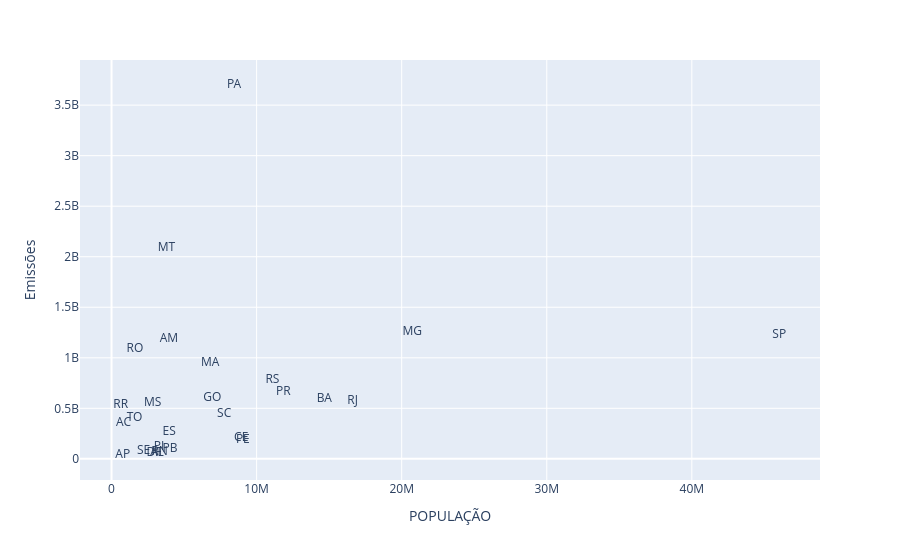

Notebook code for this chart:
### Code cell
px.scatter(data_frame = agrupado,x = 'POPULAÇÃO',y='Emissões', text='Estado',opacity = 0)

### Figure 1 — Plotly figure (JSON) as saved in the notebook; plotly's stock layout.template omitted (floating-point values rounded to 4 significant figures)
{"data": [{"hovertemplate": "POPULAÇÃO=%{x}<br>Emissões=%{y}<br>Estado=%{text}<extra></extra>", "legendgroup": "", "marker": {"color": "#636efa", "opacity": 0, "symbol": "circle"}, "mode": "markers+text", "name": "", "orientation": "v", "showlegend": false, "text": ["AC", "AL", "AM", "AP", "BA", "CE", "DF", "ES", "GO", "MA", "MG", "MS", "MT", "PA", "PB", "PE", "PI", "PR", "RJ", "RN", "RO", "RR", "RS", "SC", "SE", "SP", "TO"], "type": "scatter", "x": [829780, 3125254, 3952262, 774268, 14659023, 8936431, 2923369, 3975100, 6950976, 6800605, 20732660, 2833742, 3784239, 8442962, 4030961, 9051113, 3270174, 11835379, 16615526, 3303953, 1616379, 634805, 11088065, 7762154, 2211868, 46024937, 1584306], "xaxis": "x", "y": [350500000.0, 62610000.0, 1190000000.0, 35680000.0, 593200000.0, 203500000.0, 56690000.0, 269800000.0, 600800000.0, 947600000.0, 1251000000.0, 555100000.0, 2082000000.0, 3702000000.0, 95330000.0, 183600000.0, 114700000.0, 656800000.0, 576700000.0, 72240000.0, 1084000000.0, 528200000.0, 781500000.0, 448400000.0, 81190000.0, 1223000000.0, 408200000.0], "yaxis": "y"}], "layout": {"legend": {"tracegroupgap": 0}, "margin": {"t": 60}, "xaxis": {"anchor": "y", "domain": [0, 1], "title": {"text": "POPULAÇÃO"}}, "yaxis": {"anchor": "x", "domain": [0, 1], "title": {"text": "Emissões"}}}}
